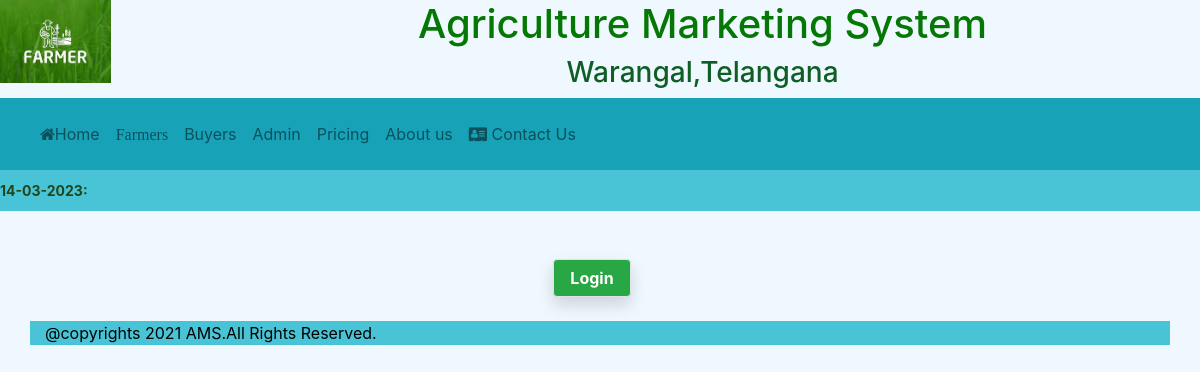
The app's page /admin.php, older data.
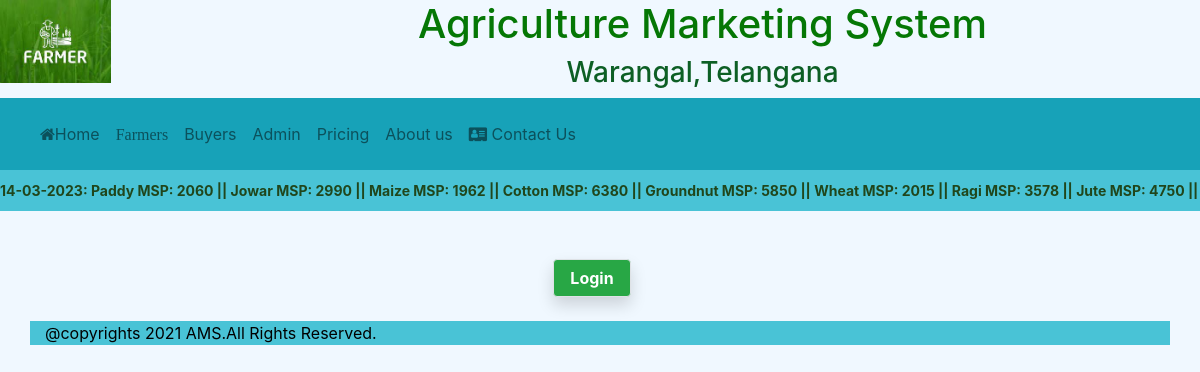
The same page, newer data.
### tables this page shows
CREATE TABLE `mspdetails` (
  `Commodity` varchar(100) NOT NULL,
  `Price` int(10) NOT NULL
);

### admin.php (the view, shortened to what this page needs)
<?php include "connection.php"; ?>
<!DOCTYPE html>
<html lang="en">
<head>
    <link rel="stylesheet" href="https://maxcdn.bootstrapcdn.com/bootstrap/4.4.1/css/bootstrap.min.css">
    <link rel="stylesheet" href="https://use.fontawesome.com/releases/v5.7.0/css/all.css">
    <link rel="stylesheet" href="https://stackpath.bootstrapcdn.com/bootstrap/4.5.2/css/bootstrap.min.css">
    <link rel="stylesheet" href="https://stackpath.bootstrapcdn.com/font-awesome/4.7.0/css/font-awesome.min.css">
</head>
<body>
          <header>
          <div class="row">
            <div class="col-sm-3">
                <img style="display: inline;max-width: 40%;">
            </div>
            <div class="col-lg-8 col-sm-3">
    <center>
        <div style="text-decoration-style: wavy;color: rgb(165, 15, 15);display: inline;">
        <h1 style="color: rgb(5, 119, 5);">Agriculture Marketing System</h1>
        <h3 style="color: rgb(13, 95, 37);">Warangal,Telangana</h3>
       </div></center>
    </div>
    </div>
</header>
<div class="container-fuild">
    <nav class="navbar navbar-expand-lg navbar-static-top bg-info navbar-light">
        <div class="container-fuild">
            <div class="navbar-collapse collapse navbar" id="collapsibleNavbar">
                <ul class="nav navbar-nav mr-auto">
                <li class="nav-item active">
                            <div class="zoom">
                            <a class="nav-link" href="home.php"><i class="fa fa-home" aria-hidden="true"></i>Home</a>
                            </div>
                        </li>
                        <li class="nav-item">
                            <div class="zoom">
                            <a class="nav-link" href="farmers.php"><i class="fa 92577344-2b1d7600-f2a8-11ea-9ddc-f03f280bda78" aria-hidden="true">Farmers</i></a>
                        </div>
                        </li>
                        <li class="nav-item">
                            <div class="zoom">
                            <a class="nav-link" href="trader.php">Buyers</a>
                        </div>
                        </li>
                        <li class="nav-item">
                            <div class="zoom">
                            <a class="nav-link" href="admin.php">Admin</a>
                            </div>
                        </li>
                        <li class="nav-item">
                            <div class="zoom">
                            <a class="nav-link" href="pricing.php">Pricing</a>
                            </div>
                        </li>
                        <li class="nav-item">
                            <div class="zoom">
                            <a class="nav-link" href="aboutus.php">About us</a>
                            </div>
                        </li>
                </ul>
                <ul class="nav navbar-nav ml-auto">
                    <li class="nav-item">
                        <a class="nav-link" href="contactus.php"><i class="fa fa-address-card" aria-hidden="true"></i>
                            Contact Us</a>
                    </li>
                </ul>
            </div>
        </div>
    </nav>
    <?php
    $month = date('m');
    $day = date('d');
    $year = date('Y');
    $today = $day . '-' . $month . '-' . $year;
    ?>
    <marquee behavior="scroll" direction="left" style="
    color: rgb(32, 70, 28);
    font-weight: bold;
    background: #49c3d6;margin-bottom: 0;
    padding: 10px 0 10px;
    font-size: 14px;display:block" scrolldelay="100"><span><?php echo $today; ?></span>: <?php $query = "select *from mspdetails";
            $result = mysqli_query($conn,$query);
            if($result->num_rows>0):
                while($array=mysqli_fetch_row($result)):
                    echo $array[0];
                    echo " MSP: ";
                    echo $array[1];
                    echo " || ";
                endwhile;
            endif;
            ?></marquee>
    <form action = "adminlogin.php" method = "post">
    <br>
    <div class="row mx-0 my-4 ">
           <div class="col mr-sm-2 pd-25 text-white text-center rounded bg1">
            <a href="#" >
             <button class="btn btn-success bg-green text-center border px-3 shadow text-white mr-sm-2 font22 btnBig" type="button" class="btn btn-primary" data-toggle="modal" data-target="#exampleModal">
               <b>Login</b></button> </a>
    </form>
           </div> </div>
           <footer>
            <div class="container" style="background-color: #49c3d6;">
                <p style="color: black;">@copyrights 2021 AMS.All Rights Reserved.</p>
            </div>
        </footer>
</body>
</html>

Row changes from the older to the newer data that the page shows:
added mspdetails: Commodity "Paddy", Price "2060"
added mspdetails: Commodity "Jowar", Price "2990"
added mspdetails: Commodity "Maize", Price "1962"
added mspdetails: Commodity "Cotton", Price "6380"
added mspdetails: Commodity "Groundnut", Price "5850"
added mspdetails: Commodity "Wheat", Price "2015"
added mspdetails: Commodity "Ragi", Price "3578"
added mspdetails: Commodity "Jute", Price "4750"
